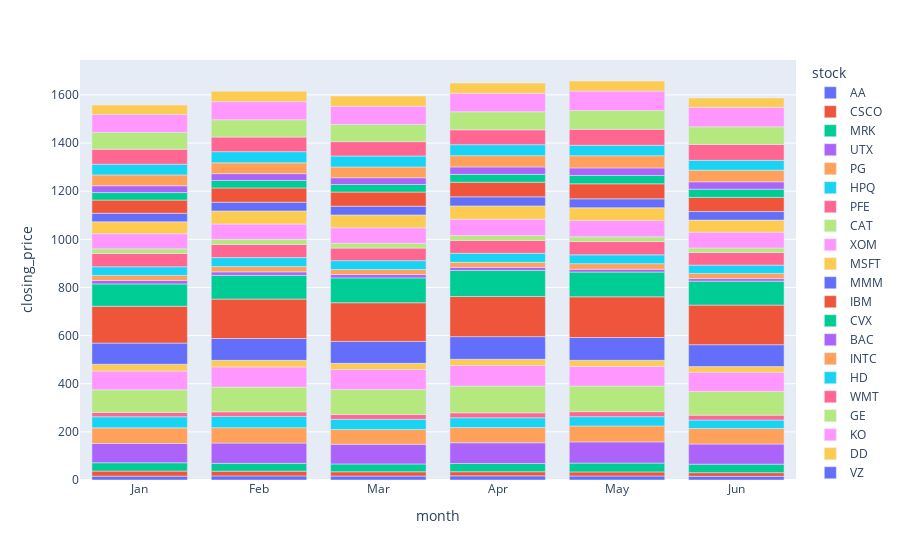

Source (notebook cell):
### Markdown cell above
### Monthly Closing of All Stocks

Now, let's visualize the average monthly volume for all stocks in the dataset. The visulization shows the average monthly closing price in each stock. There seems to be similarity in the stocks among the months, but some months have clear difference, like January has a generally lower average closing price.

### Code cell
# Pivot the data into a wide format for closing prices and volume
closing_prices_pivot = monthly_trends_all.pivot_table(index='stock', columns='month_name', values='close', sort=False)
volume_pivot = monthly_trends_all.pivot_table(index='stock', columns='month_name', values='volume', sort=False)
closing_prices_pivot

import plotly.express as px

plot_df = closing_prices_pivot.reset_index().melt(id_vars='stock', var_name='month', value_name='closing_price' )

fig = px.bar(plot_df, x='month', y='closing_price', color='stock', category_orders={'month': ['Jan', 'Feb', 'Mar', 'Apr', 'May', 'Jun']})
fig.show()

### Figure 1 — Plotly figure (JSON) as saved in the notebook; plotly's stock layout.template omitted (floating-point values rounded to 4 significant figures)
{"data": [{"alignmentgroup": "True", "hovertemplate": "stock=AA<br>month=%{x}<br>closing_price=%{y}<extra></extra>", "legendgroup": "AA", "marker": {"color": "#636efa", "pattern": {"shape": ""}}, "name": "AA", "offsetgroup": "AA", "orientation": "v", "showlegend": true, "textposition": "auto", "type": "bar", "x": ["Apr", "Feb", "Jan", "Jun", "Mar", "May"], "xaxis": "x", "y": [17.18, 17.12, 16.08, 15.29, 16.45, 16.75], "yaxis": "y"}, {"alignmentgroup": "True", "hovertemplate": "stock=CSCO<br>month=%{x}<br>closing_price=%{y}<extra></extra>", "legendgroup": "CSCO", "marker": {"color": "#EF553B", "pattern": {"shape": ""}}, "name": "CSCO", "offsetgroup": "CSCO", "orientation": "v", "showlegend": true, "textposition": "auto", "type": "bar", "x": ["Apr", "Feb", "Jan", "Jun", "Mar", "May"], "xaxis": "x", "y": [17.24, 19.56, 20.96, 15.26, 17.69, 16.86], "yaxis": "y"}, {"alignmentgroup": "True", "hovertemplate": "stock=MRK<br>month=%{x}<br>closing_price=%{y}<extra></extra>", "legendgroup": "MRK", "marker": {"color": "#00cc96", "pattern": {"shape": ""}}, "name": "MRK", "offsetgroup": "MRK", "orientation": "v", "showlegend": true, "textposition": "auto", "type": "bar", "x": ["Apr", "Feb", "Jan", "Jun", "Mar", "May"], "xaxis": "x", "y": [34.25, 32.75, 34.64, 35.3, 32.57, 36.69], "yaxis": "y"}, {"alignmentgroup": "True", "hovertemplate": "stock=UTX<br>month=%{x}<br>closing_price=%{y}<extra></extra>", "legendgroup": "UTX", "marker": {"color": "#ab63fa", "pattern": {"shape": ""}}, "name": "UTX", "offsetgroup": "UTX", "orientation": "v", "showlegend": true, "textposition": "auto", "type": "bar", "x": ["Apr", "Feb", "Jan", "Jun", "Mar", "May"], "xaxis": "x", "y": [86.05, 84.03, 79.95, 83.71, 81.95, 88.0], "yaxis": "y"}, {"alignmentgroup": "True", "hovertemplate": "stock=PG<br>month=%{x}<br>closing_price=%{y}<extra></extra>", "legendgroup": "PG", "marker": {"color": "#FFA15A", "pattern": {"shape": ""}}, "name": "PG", "offsetgroup": "PG", "orientation": "v", "showlegend": true, "textposition": "auto", "type": "bar", "x": ["Apr", "Feb", "Jan", "Jun", "Mar", "May"], "xaxis": "x", "y": [63.27, 63.87, 65.03, 64.35, 61.25, 66.42], "yaxis": "y"}, {"alignmentgroup": "True", "hovertemplate": "stock=HPQ<br>month=%{x}<br>closing_price=%{y}<extra></extra>", "legendgroup": "HPQ", "marker": {"color": "#19d3f3", "pattern": {"shape": ""}}, "name": "HPQ", "offsetgroup": "HPQ", "orientation": "v", "showlegend": true, "textposition": "auto", "type": "bar", "x": ["Apr", "Feb", "Jan", "Jun", "Mar", "May"], "xaxis": "x", "y": [40.66, 46.86, 46.02, 35.31, 42.05, 38.54], "yaxis": "y"}, {"alignmentgroup": "True", "hovertemplate": "stock=PFE<br>month=%{x}<br>closing_price=%{y}<extra></extra>", "legendgroup": "PFE", "marker": {"color": "#FF6692", "pattern": {"shape": ""}}, "name": "PFE", "offsetgroup": "PFE", "orientation": "v", "showlegend": true, "textposition": "auto", "type": "bar", "x": ["Apr", "Feb", "Jan", "Jun", "Mar", "May"], "xaxis": "x", "y": [20.43, 19.05, 18.3, 20.32, 19.91, 20.77], "yaxis": "y"}, {"alignmentgroup": "True", "hovertemplate": "stock=CAT<br>month=%{x}<br>closing_price=%{y}<extra></extra>", "legendgroup": "CAT", "marker": {"color": "#B6E880", "pattern": {"shape": ""}}, "name": "CAT", "offsetgroup": "CAT", "orientation": "v", "showlegend": true, "textposition": "auto", "type": "bar", "x": ["Apr", "Feb", "Jan", "Jun", "Mar", "May"], "xaxis": "x", "y": [111.0, 102.7, 94.04, 98.46, 104.3, 106.4], "yaxis": "y"}, {"alignmentgroup": "True", "hovertemplate": "stock=XOM<br>month=%{x}<br>closing_price=%{y}<extra></extra>", "legendgroup": "XOM", "marker": {"color": "#FF97FF", "pattern": {"shape": ""}}, "name": "XOM", "offsetgroup": "XOM", "orientation": "v", "showlegend": true, "textposition": "auto", "type": "bar", "x": ["Apr", "Feb", "Jan", "Jun", "Mar", "May"], "xaxis": "x", "y": [85.85, 83.98, 77.85, 79.19, 82.92, 81.94], "yaxis": "y"}, {"alignmentgroup": "True", "hovertemplate": "stock=MSFT<br>month=%{x}<br>closing_price=%{y}<extra></extra>", "legendgroup": "MSFT", "marker": {"color": "#FECB52", "pattern": {"shape": ""}}, "name": "MSFT", "offsetgroup": "MSFT", "orientation": "v", "showlegend": true, "textposition": "auto", "type": "bar", "x": ["Apr", "Feb", "Jan", "Jun", "Mar", "May"], "xaxis": "x", "y": [25.67, 27.16, 28.17, 24.04, 25.51, 25.04], "yaxis": "y"}, {"alignmentgroup": "True", "hovertemplate": "stock=MMM<br>month=%{x}<br>closing_price=%{y}<extra></extra>", "legendgroup": "MMM", "marker": {"color": "#636efa", "pattern": {"shape": ""}}, "name": "MMM", "offsetgroup": "MMM", "orientation": "v", "showlegend": true, "textposition": "auto", "type": "bar", "x": ["Apr", "Feb", "Jan", "Jun", "Mar", "May"], "xaxis": "x", "y": [94.06, 90.83, 87.77, 91.03, 91.26, 94.66], "yaxis": "y"}, {"alignmentgroup": "True", "hovertemplate": "stock=IBM<br>month=%{x}<br>closing_price=%{y}<extra></extra>", "legendgroup": "IBM", "marker": {"color": "#EF553B", "pattern": {"shape": ""}}, "name": "IBM", "offsetgroup": "IBM", "orientation": "v", "showlegend": true, "textposition": "auto", "type": "bar", "x": ["Apr", "Feb", "Jan", "Jun", "Mar", "May"], "xaxis": "x", "y": [166.7, 163.7, 153.2, 164.4, 160.6, 169.1], "yaxis": "y"}, {"alignmentgroup": "True", "hovertemplate": "stock=CVX<br>month=%{x}<br>closing_price=%{y}<extra></extra>", "legendgroup": "CVX", "marker": {"color": "#00cc96", "pattern": {"shape": ""}}, "name": "CVX", "offsetgroup": "CVX", "orientation": "v", "showlegend": true, "textposition": "auto", "type": "bar", "x": ["Apr", "Feb", "Jan", "Jun", "Mar", "May"], "xaxis": "x", "y": [108.4, 98.59, 92.79, 99.44, 103.3, 102.8], "yaxis": "y"}, {"alignmentgroup": "True", "hovertemplate": "stock=BAC<br>month=%{x}<br>closing_price=%{y}<extra></extra>", "legendgroup": "BAC", "marker": {"color": "#ab63fa", "pattern": {"shape": ""}}, "name": "BAC", "offsetgroup": "BAC", "orientation": "v", "showlegend": true, "textposition": "auto", "type": "bar", "x": ["Apr", "Feb", "Jan", "Jun", "Mar", "May"], "xaxis": "x", "y": [12.85, 14.5, 14.34, 10.82, 13.97, 11.88], "yaxis": "y"}, {"alignmentgroup": "True", "hovertemplate": "stock=INTC<br>month=%{x}<br>closing_price=%{y}<extra></extra>", "legendgroup": "INTC", "marker": {"color": "#FFA15A", "pattern": {"shape": ""}}, "name": "INTC", "offsetgroup": "INTC", "orientation": "v", "showlegend": true, "textposition": "auto", "type": "bar", "x": ["Apr", "Feb", "Jan", "Jun", "Mar", "May"], "xaxis": "x", "y": [20.82, 21.86, 21.0, 21.38, 20.68, 23.02], "yaxis": "y"}, {"alignmentgroup": "True", "hovertemplate": "stock=HD<br>month=%{x}<br>closing_price=%{y}<extra></extra>", "legendgroup": "HD", "marker": {"color": "#19d3f3", "pattern": {"shape": ""}}, "name": "HD", "offsetgroup": "HD", "orientation": "v", "showlegend": true, "textposition": "auto", "type": "bar", "x": ["Apr", "Feb", "Jan", "Jun", "Mar", "May"], "xaxis": "x", "y": [37.63, 37.46, 35.87, 34.43, 36.95, 36.76], "yaxis": "y"}, {"alignmentgroup": "True", "hovertemplate": "stock=WMT<br>month=%{x}<br>closing_price=%{y}<extra></extra>", "legendgroup": "WMT", "marker": {"color": "#FF6692", "pattern": {"shape": ""}}, "name": "WMT", "offsetgroup": "WMT", "orientation": "v", "showlegend": true, "textposition": "auto", "type": "bar", "x": ["Apr", "Feb", "Jan", "Jun", "Mar", "May"], "xaxis": "x", "y": [53.36, 54.71, 55.33, 52.9, 52.13, 55.18], "yaxis": "y"}, {"alignmentgroup": "True", "hovertemplate": "stock=GE<br>month=%{x}<br>closing_price=%{y}<extra></extra>", "legendgroup": "GE", "marker": {"color": "#B6E880", "pattern": {"shape": ""}}, "name": "GE", "offsetgroup": "GE", "orientation": "v", "showlegend": true, "textposition": "auto", "type": "bar", "x": ["Apr", "Feb", "Jan", "Jun", "Mar", "May"], "xaxis": "x", "y": [20.19, 21.04, 19.3, 18.4, 19.93, 19.74], "yaxis": "y"}, {"alignmentgroup": "True", "hovertemplate": "stock=KO<br>month=%{x}<br>closing_price=%{y}<extra></extra>", "legendgroup": "KO", "marker": {"color": "#FF97FF", "pattern": {"shape": ""}}, "name": "KO", "offsetgroup": "KO", "orientation": "v", "showlegend": true, "textposition": "auto", "type": "bar", "x": ["Apr", "Feb", "Jan", "Jun", "Mar", "May"], "xaxis": "x", "y": [67.57, 63.75, 62.76, 65.37, 64.48, 67.47], "yaxis": "y"}, {"alignmentgroup": "True", "hovertemplate": "stock=DD<br>month=%{x}<br>closing_price=%{y}<extra></extra>", "legendgroup": "DD", "marker": {"color": "#FECB52", "pattern": {"shape": ""}}, "name": "DD", "offsetgroup": "DD", "orientation": "v", "showlegend": true, "textposition": "auto", "type": "bar", "x": ["Apr", "Feb", "Jan", "Jun", "Mar", "May"], "xaxis": "x", "y": [55.64, 54.29, 49.55, 50.4, 53.47, 53.21], "yaxis": "y"}, {"alignmentgroup": "True", "hovertemplate": "stock=VZ<br>month=%{x}<br>closing_price=%{y}<extra></extra>", "legendgroup": "VZ", "marker": {"color": "#636efa", "pattern": {"shape": ""}}, "name": "VZ", "offsetgroup": "VZ", "orientation": "v", "showlegend": true, "textposition": "auto", "type": "bar", "x": ["Apr", "Feb", "Jan", "Jun", "Mar", "May"], "xaxis": "x", "y": [37.75, 36.32, 35.49, 35.58, 36.27, 37.09], "yaxis": "y"}, {"alignmentgroup": "True", "hovertemplate": "stock=TRV<br>month=%{x}<br>closing_price=%{y}<extra></extra>", "legendgroup": "TRV", "marker": {"color": "#EF553B", "pattern": {"shape": ""}}, "name": "TRV", "offsetgroup": "TRV", "orientation": "v", "showlegend": true, "textposition": "auto", "type": "bar", "x": ["Apr", "Feb", "Jan", "Jun", "Mar", "May"], "xaxis": "x", "y": [60.74, 59.23, 54.69, 58.75, 58.77, 62.38], "yaxis": "y"}, {"alignmentgroup": "True", "hovertemplate": "stock=KRFT<br>month=%{x}<br>closing_price=%{y}<extra></extra>", "legendgroup": "KRFT", "marker": {"color": "#00cc96", "pattern": {"shape": ""}}, "name": "KRFT", "offsetgroup": "KRFT", "orientation": "v", "showlegend": true, "textposition": "auto", "type": "bar", "x": ["Apr", "Feb", "Jan", "Jun", "Mar", "May"], "xaxis": "x", "y": [32.72, 31.12, 31.1, 34.24, 31.38, 34.74], "yaxis": "y"}, {"alignmentgroup": "True", "hovertemplate": "stock=T<br>month=%{x}<br>closing_price=%{y}<extra></extra>", "legendgroup": "T", "marker": {"color": "#ab63fa", "pattern": {"shape": ""}}, "name": "T", "offsetgroup": "T", "orientation": "v", "showlegend": true, "textposition": "auto", "type": "bar", "x": ["Apr", "Feb", "Jan", "Jun", "Mar", "May"], "xaxis": "x", "y": [30.76, 28.29, 28.27, 30.55, 28.29, 31.32], "yaxis": "y"}, {"alignmentgroup": "True", "hovertemplate": "stock=AXP<br>month=%{x}<br>closing_price=%{y}<extra></extra>", "legendgroup": "AXP", "marker": {"color": "#FFA15A", "pattern": {"shape": ""}}, "name": "AXP", "offsetgroup": "AXP", "orientation": "v", "showlegend": true, "textposition": "auto", "type": "bar", "x": ["Apr", "Feb", "Jan", "Jun", "Mar", "May"], "xaxis": "x", "y": [46.82, 44.91, 45.12, 48.47, 44.44, 50.5], "yaxis": "y"}, {"alignmentgroup": "True", "hovertemplate": "stock=JPM<br>month=%{x}<br>closing_price=%{y}<extra></extra>", "legendgroup": "JPM", "marker": {"color": "#19d3f3", "pattern": {"shape": ""}}, "name": "JPM", "offsetgroup": "JPM", "orientation": "v", "showlegend": true, "textposition": "auto", "type": "bar", "x": ["Apr", "Feb", "Jan", "Jun", "Mar", "May"], "xaxis": "x", "y": [45.68, 46.46, 44.59, 40.73, 45.72, 43.53], "yaxis": "y"}, {"alignmentgroup": "True", "hovertemplate": "stock=JNJ<br>month=%{x}<br>closing_price=%{y}<extra></extra>", "legendgroup": "JNJ", "marker": {"color": "#FF6692", "pattern": {"shape": ""}}, "name": "JNJ", "offsetgroup": "JNJ", "orientation": "v", "showlegend": true, "textposition": "auto", "type": "bar", "x": ["Apr", "Feb", "Jan", "Jun", "Mar", "May"], "xaxis": "x", "y": [61.86, 60.57, 61.95, 65.88, 59.58, 66.09], "yaxis": "y"}, {"alignmentgroup": "True", "hovertemplate": "stock=BA<br>month=%{x}<br>closing_price=%{y}<extra></extra>", "legendgroup": "BA", "marker": {"color": "#B6E880", "pattern": {"shape": ""}}, "name": "BA", "offsetgroup": "BA", "orientation": "v", "showlegend": true, "textposition": "auto", "type": "bar", "x": ["Apr", "Feb", "Jan", "Jun", "Mar", "May"], "xaxis": "x", "y": [75.06, 72.22, 70.09, 73.24, 71.47, 78.21], "yaxis": "y"}, {"alignmentgroup": "True", "hovertemplate": "stock=MCD<br>month=%{x}<br>closing_price=%{y}<extra></extra>", "legendgroup": "MCD", "marker": {"color": "#FF97FF", "pattern": {"shape": ""}}, "name": "MCD", "offsetgroup": "MCD", "orientation": "v", "showlegend": true, "textposition": "auto", "type": "bar", "x": ["Apr", "Feb", "Jan", "Jun", "Mar", "May"], "xaxis": "x", "y": [76.93, 75.19, 74.18, 81.31, 75.25, 80.85], "yaxis": "y"}, {"alignmentgroup": "True", "hovertemplate": "stock=DIS<br>month=%{x}<br>closing_price=%{y}<extra></extra>", "legendgroup": "DIS", "marker": {"color": "#FECB52", "pattern": {"shape": ""}}, "name": "DIS", "offsetgroup": "DIS", "orientation": "v", "showlegend": true, "textposition": "auto", "type": "bar", "x": ["Apr", "Feb", "Jan", "Jun", "Mar", "May"], "xaxis": "x", "y": [42.3, 42.66, 39.33, 38.38, 42.67, 41.9], "yaxis": "y"}], "layout": {"barmode": "relative", "legend": {"title": {"text": "stock"}, "tracegroupgap": 0}, "margin": {"t": 60}, "xaxis": {"anchor": "y", "categoryarray": ["Jan", "Feb", "Mar", "Apr", "May", "Jun"], "categoryorder": "array", "domain": [0, 1], "title": {"text": "month"}}, "yaxis": {"anchor": "x", "domain": [0, 1], "title": {"text": "closing_price"}}}}
